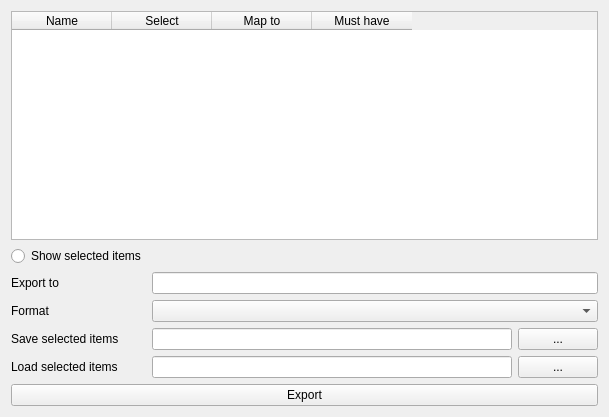
<?xml version="1.0" encoding="UTF-8"?>
<ui version="4.0">
 <class>widget_export_open_image_viewer_to_other_format</class>
 <widget class="QWidget" name="widget_export_open_image_viewer_to_other_format">
  <property name="geometry">
   <rect>
    <x>0</x>
    <y>0</y>
    <width>609</width>
    <height>417</height>
   </rect>
  </property>
  <property name="windowTitle">
   <string>Form</string>
  </property>
  <layout class="QGridLayout" name="gridLayout">
   <item row="4" column="0">
    <widget class="QLabel" name="label_3">
     <property name="text">
      <string>Save selected items</string>
     </property>
    </widget>
   </item>
   <item row="3" column="1" colspan="2">
    <widget class="QComboBox" name="comboBoxFormat"/>
   </item>
   <item row="2" column="0">
    <widget class="QLabel" name="label">
     <property name="sizePolicy">
      <sizepolicy hsizetype="Maximum" vsizetype="Preferred">
       <horstretch>0</horstretch>
       <verstretch>0</verstretch>
      </sizepolicy>
     </property>
     <property name="text">
      <string>Export to</string>
     </property>
    </widget>
   </item>
   <item row="3" column="0">
    <widget class="QLabel" name="label_2">
     <property name="sizePolicy">
      <sizepolicy hsizetype="Maximum" vsizetype="Preferred">
       <horstretch>0</horstretch>
       <verstretch>0</verstretch>
      </sizepolicy>
     </property>
     <property name="text">
      <string>Format</string>
     </property>
    </widget>
   </item>
   <item row="4" column="1">
    <widget class="QLineEdit" name="lineEditSaveSelectedItems"/>
   </item>
   <item row="2" column="1" colspan="2">
    <widget class="QLineEdit" name="lineEditExportTo"/>
   </item>
   <item row="0" column="0" colspan="3">
    <widget class="QTableWidget" name="tableWidgetSelectLabels">
     <column>
      <property name="text">
       <string>Name</string>
      </property>
     </column>
     <column>
      <property name="text">
       <string>Select</string>
      </property>
     </column>
     <column>
      <property name="text">
       <string>Map to</string>
      </property>
     </column>
     <column>
      <property name="text">
       <string>Must have</string>
      </property>
     </column>
    </widget>
   </item>
   <item row="4" column="2">
    <widget class="QPushButton" name="pushButtonSaveSelectedItems">
     <property name="text">
      <string>...</string>
     </property>
    </widget>
   </item>
   <item row="1" column="0">
    <widget class="QRadioButton" name="radioButtonShowSelectedItems">
     <property name="text">
      <string>Show selected items</string>
     </property>
    </widget>
   </item>
   <item row="6" column="0" colspan="3">
    <widget class="QPushButton" name="pushButtonExport">
     <property name="text">
      <string>Export</string>
     </property>
    </widget>
   </item>
   <item row="5" column="0">
    <widget class="QLabel" name="label_4">
     <property name="text">
      <string>Load selected items</string>
     </property>
    </widget>
   </item>
   <item row="5" column="1">
    <widget class="QLineEdit" name="lineEditLoadSelectedItems"/>
   </item>
   <item row="5" column="2">
    <widget class="QPushButton" name="pushButtonLoadSelectedItems">
     <property name="text">
      <string>...</string>
     </property>
    </widget>
   </item>
  </layout>
 </widget>
 <resources/>
 <connections/>
</ui>
